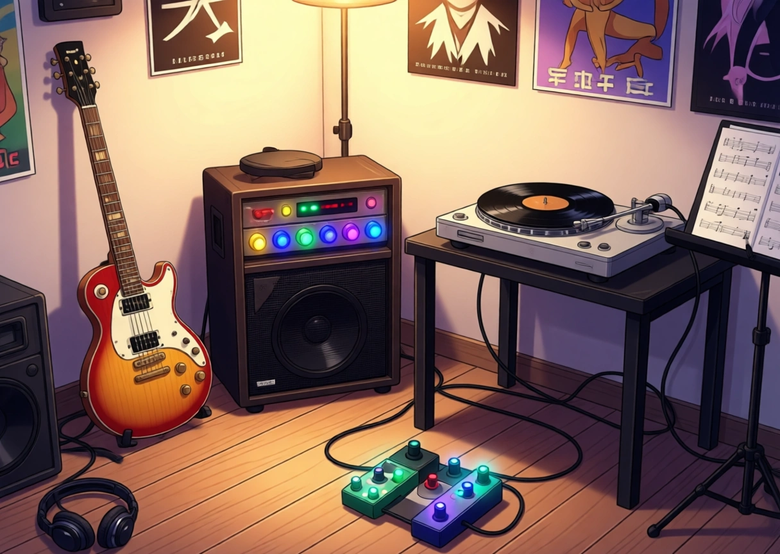
#> input picture src/SpotDiff/img/levels/algram/base.png, 780 x 554 px
$ python generate_poster.py
#> lines starting #> are read from the running program, lines starting #| are printed output that depends on the picture
#!/usr/bin/env python3
"""
Generate a poster for spot-diff game by compositing scene thumbnails
into a grid with title overlay.

Usage: ~/miniconda3/bin/python3 generate_poster.py
"""

import os
import sys

try:
    from PIL import Image, ImageDraw, ImageFont
except ImportError:
    sys.exit("PIL not found. Use: ~/miniconda3/bin/python3 generate_poster.py")

SCRIPT_DIR = os.path.dirname(os.path.abspath(__file__))
IMG_DIR = os.path.join(SCRIPT_DIR, "src", "SpotDiff", "img", "levels")
OUT_PATH = os.path.join(SCRIPT_DIR, "src", "SpotDiff", "img", "poster.png")

# Poster: 1:1 square, 1024×1024
POSTER_W, POSTER_H = 1024, 1024
LEVELS = ["algram", "jenny", "jmf", "ghostpixel", "isaya", "isabel"]


def main():
    # Load base images
    imgs = []
    for level_id in LEVELS:
        path = os.path.join(IMG_DIR, level_id, "base.png")
        if not os.path.exists(path):
            print(f"  Missing: {path}")
            return
        imgs.append(Image.open(path).convert("RGB"))

    # Create poster canvas
    poster = Image.new("RGB", (POSTER_W, POSTER_H), (15, 15, 30))
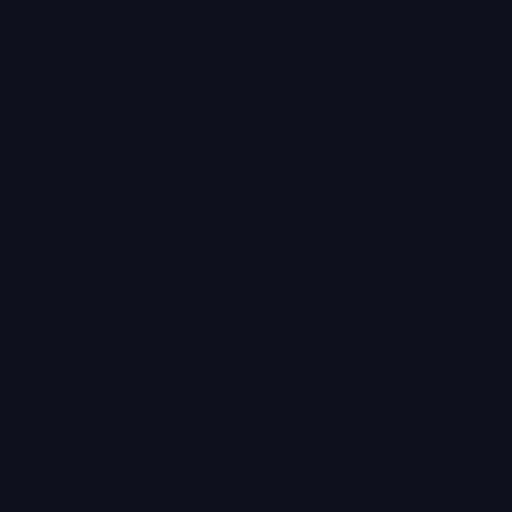
#> poster: PIL image 1024x1024 RGB (shown at 1/2 size); mean R, G, B 15, 15, 30
    draw = ImageDraw.Draw(poster)

    # Layout: 3×2 grid of scene thumbnails, with dark overlay + title
    cols, rows = 3, 2
    pad = 6
    cell_w = (POSTER_W - pad * (cols + 1)) // cols
    cell_h = (POSTER_H - 200 - pad * (rows + 1)) // rows  # leave 200px for title area
    title_h = 200

    # Draw scene grid below title area
    for i, img in enumerate(imgs):
        col = i % cols
        row = i // cols
        x = pad + col * (cell_w + pad)
        y = title_h + pad + row * (cell_h + pad)

        # Resize to fill cell
        thumb = img.copy()
        thumb = thumb.resize((cell_w, cell_h), Image.LANCZOS)
        poster.paste(thumb, (x, y))

        # Slight border
        draw.rectangle([x - 1, y - 1, x + cell_w, y + cell_h], outline=(60, 60, 100), width=2)
#> this loop made 6 passes
#> pass 1, in main, `thumb = thumb.resize((cell_w, cell_h), Image.LANCZOS)`:
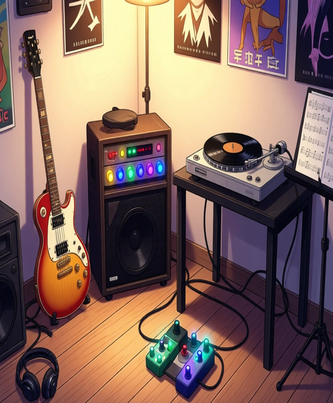
#> thumb: PIL image 333x403 RGB; mean R, G, B 131.2, 103.3, 94.1
#> after the loop:
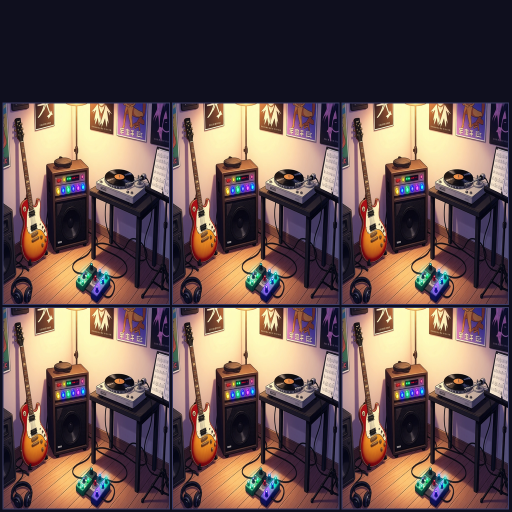
#> poster: PIL image 1024x1024 RGB (shown at 1/2 size); mean R, G, B 104.2, 83, 79.9

    # Dark gradient overlay at top for title
    for y in range(title_h):
        alpha = int(220 * (1 - y / title_h))
        draw.line([(0, y), (POSTER_W, y)], fill=(15, 15, 35, alpha))

    # Title text - use basic font since custom fonts may not be available
    try:
        title_font = ImageFont.truetype("/System/Library/Fonts/Helvetica.ttc", 72)
        sub_font = ImageFont.truetype("/System/Library/Fonts/Helvetica.ttc", 28)
    except Exception:
        title_font = ImageFont.load_default()
        sub_font = ImageFont.load_default()

    # Draw title
    title = "SPOT THE DIFFERENCE"
    bbox = draw.textbbox((0, 0), title, font=title_font)
    tw = bbox[2] - bbox[0]
    draw.text(((POSTER_W - tw) // 2, 40), title, font=title_font, fill=(255, 255, 255))

    # Subtitle
    sub = "6 Scenes  •  30 Differences  •  Find Them All"
    bbox2 = draw.textbbox((0, 0), sub, font=sub_font)
    sw = bbox2[2] - bbox2[0]
    draw.text(((POSTER_W - sw) // 2, 130), sub, font=sub_font, fill=(180, 180, 220))

    # Magnifying glass emoji area (simple circle)
    cx, cy = POSTER_W // 2, title_h - 10
    draw.ellipse([cx - 25, cy - 25, cx + 25, cy + 25], outline=(100, 150, 255), width=3)
    draw.line([(cx + 18, cy + 18), (cx + 35, cy + 35)], fill=(100, 150, 255), width=3)

    poster.save(OUT_PATH, "PNG", optimize=True)
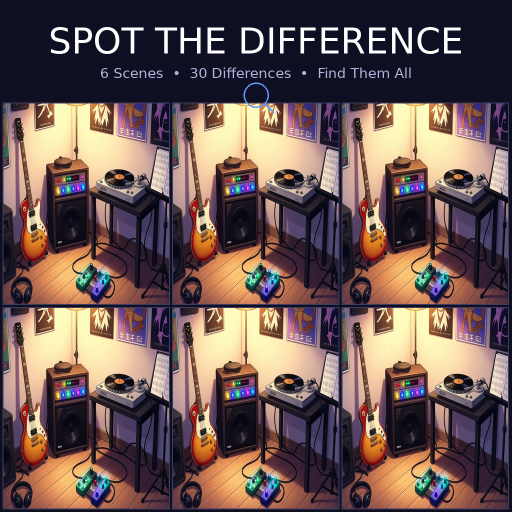
#> saved as poster.png: PIL image 1024x1024 RGB (shown at 1/2 size); mean R, G, B 107.7, 86.5, 84.3
    size_kb = os.path.getsize(OUT_PATH) // 1024
    print(f"✓ Poster saved: {OUT_PATH} ({size_kb} KB)")


if __name__ == "__main__":
    main()
